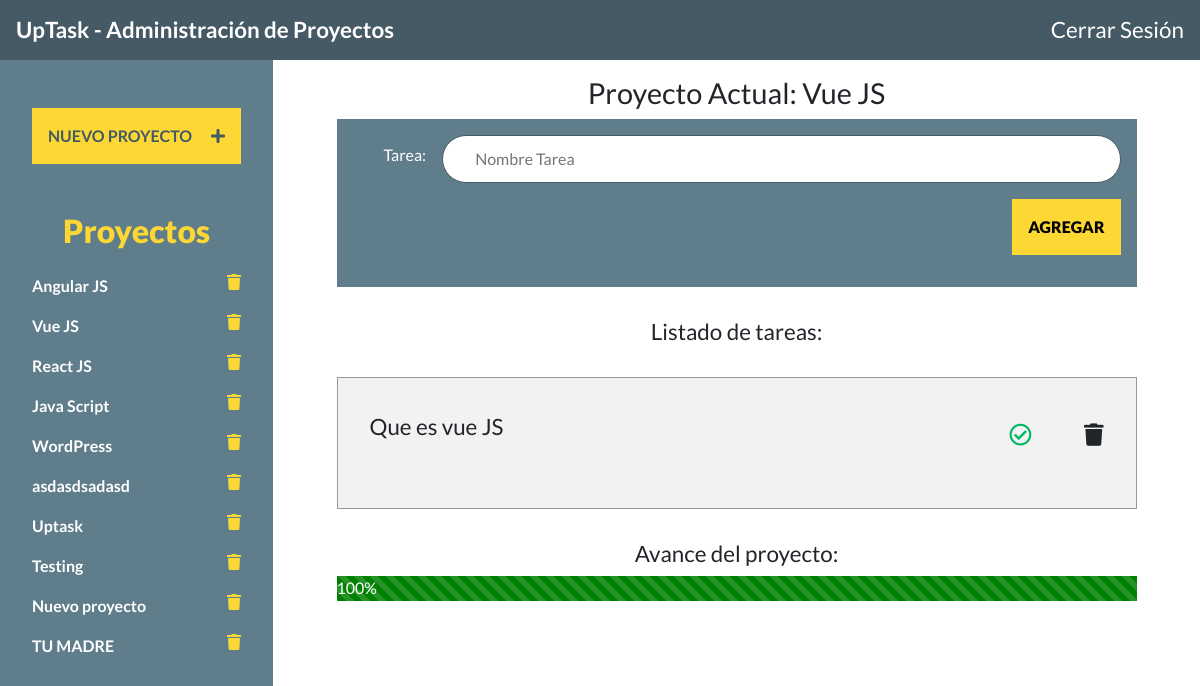
The app's page /index.php?id_proyecto=9 (signed in) with its own data.
### tables this page shows
CREATE TABLE `proyectos` (
  `id` int(11) NOT NULL,
  `nombre` varchar(100) NOT NULL
);

CREATE TABLE `tareas` (
  `id` int(11) NOT NULL,
  `nombre` varchar(100) NOT NULL,
  `estado` int(1) NOT NULL DEFAULT 0,
  `id_proyecto` int(11) NOT NULL
);

### inc/funciones/funciones.php (called while the page is built, shortened)
<?php
function obtenerProyectos()
{
    include 'conexion.php';
    try {
        return $conn->query("SELECT id, nombre FROM proyectos");
    } catch (Exception $e) {
        echo "Error!: " . $e->getMessage();
        return false;
    }
}
function obtenerNombreProyecto($id = null)
{
    include 'conexion.php';
    try {
        return $conn->query("SELECT nombre FROM proyectos WHERE id = {$id}");
    } catch (Exception $e) {
        echo "Error!: " . $e->getMessage();
        return false;
    }
}
function obtenerTareasProyecto($id = null)
{
    include 'conexion.php';
    try {
        return $conn->query("SELECT id, nombre, estado FROM tareas WHERE id_proyecto = {$id}");
    } catch (Exception $e) {
        echo "Error!: " . $e->getMessage();
        return false;
    }
}

### index.php (the view, shortened to what this page needs)
<?php
include 'inc/templates/header.php';
include 'inc/templates/barra.php';
$id_proyecto = null;
if (isset($_GET['id_proyecto'])) {
    $id_proyecto = $_GET['id_proyecto'];
}
?>
<div class="contenedor">
    <?php include 'inc/templates/sidebar.php'; ?>
    <main class="contenido-principal ocultar">
        <?php $proyecto = obtenerNombreProyecto($id_proyecto);
        if ($proyecto) : ?>
            <h1>Proyecto Actual:
                <?php foreach ($proyecto as $nombre) : ?>
                    <span><?php echo $nombre['nombre']; ?></span>
                <?php endforeach; ?>
            </h1>
            <form action="#" class="agregar-tarea">
                <div class="campo">
                    <label for="tarea">Tarea:</label>
                    <input type="text" placeholder="Nombre Tarea" class="nombre-tarea">
                </div>
                <div class="campo enviar">
                    <input type="submit" class="boton nueva-tarea" value="Agregar">
                </div>
            </form>
        <?php
        else :
            echo "<p>Selecciona un Proyecto ala izquierda</p>";
        endif; ?>
        <h2>Listado de tareas:</h2>
        <div class="listado-pendientes">
            <ul>
                <?php
                $tareas = obtenerTareasProyecto($id_proyecto);
                if ($tareas->num_rows > 0) {
                    foreach ($tareas as $tarea) : ?>
                        <li id="tarea:<?php echo $tarea['id'] ?>" class="tarea">
                            <p><?php echo $tarea['nombre'] ?></p>
                            <div class="acciones">
                                <i class="far fa-check-circle <?php echo $tarea['estado'] === '1' ? 'completo' : '' ?>"></i>
                                <i class="fas fa-trash"></i>
                            </div>
                        </li>
                <?php endforeach;
                } else {
                    echo "<p class ='lista-vacia'>No hay tareas en este proyecto</p>";
                }
                ?>
            </ul>
        </div>
        <div class="avance">
            <h2>Avance del proyecto: </h2>
            <div id="barra-avance" class="barra-avance">
                <div class="porcentaje" id="porcentaje"></div>
            </div>
        </div>
    </main>
</div>
<?php include 'inc/templates/footer.php' ?>

### inc/templates/sidebar.php
<aside class="contenedor-proyectos">
    <div class="panel crear-proyecto">
        <a href="#" class="boton">Nuevo Proyecto <i class="fas fa-plus"></i> </a>
    </div>
    <div class="panel lista-proyectos">
        <h2>Proyectos</h2>
        <ul id="proyectos" class="proyectos">
            <?php
            $proyectos = obtenerProyectos();
            if ($proyectos) {
                foreach ($proyectos as $proyecto) { ?>
                    <li>
                        <a href="index.php?id_proyecto=<?php echo $proyecto['id'] ?>" id="proyecto:<?php echo $proyecto['id'] ?>">
                            <?php echo $proyecto['nombre'] ?>
                            <i class="fas fa-trash"></i>
                        </a>
                    </li>
            <?php  }
            }
            ?>
        </ul>
    </div>
</aside>

### css/style.css (style rules this page uses)
html { box-sizing: border-box; }
*, *:before, *:after { box-sizing: inherit; }
body { font-family: 'Lato', sans-serif; min-height: 100%; }
.campo { display: flex; margin-bottom: 1rem; align-items: center; flex-wrap: wrap; }
.campo label { flex: 1 1 10%; text-align: center; padding-right: .5rem; }
@media (min-width: 768px) { .campo { flex-wrap: nowrap; } }
@media (min-width: 768px) { .campo label { text-align: right; padding-right: 1rem; } }
.campo input[type="text"], .campo input[type="password"] { height: 3rem; border: 0; flex: 2 0 85%; border: 1px solid #455A64; border-radius: 5rem; padding-left: 2rem; }
.enviar { justify-content: center; }
@media (min-width: 768px) { .enviar { justify-content: flex-end; } }
.boton { background-color: #FDD835; text-align: center; transition: background-color .5s ease-in-out; display: block; padding: 1rem; text-transform: uppercase; font-weight: 400; border: none; font-weight: 900; }
body.index { height: 100vh; }
.contenedor-proyectos { background-color: #607D8B; padding-top: 1rem; }
@media (min-width: 768px) { .contenedor-proyectos { min-height: 100vh; max-width: 300px; } }
.panel { padding: 1rem; margin: 1rem; }
.panel a { color: white; font-weight: bold; text-decoration: none; }
.panel h2 { color: #FDD835; font-weight: 900; text-align: center; font-size: 2rem; margin: 0; }
.crear-proyecto i { margin-left: 1rem; }
.crear-proyecto a { color: #455A64; }
.lista-proyectos ul { list-style: none; padding: 1.5rem 0 0 0; margin: 0; }
.lista-proyectos ul li { margin-bottom: 1rem; }
.lista-proyectos ul li a { display: flex; justify-content: space-between; }
.lista-proyectos ul li a i { color: #FDD835; }
.contenedor { display: flex; flex-flow: column; }
@media (min-width: 768px) { .contenedor { height: calc( 100% - 60px); } }
@media (min-width: 768px) { .contenedor { flex-flow: row; } }
.contenido-principal { flex: 3 1 70%; padding: 1rem; overflow: hidden; order: 2; }
.contenido-principal h1, .contenido-principal h2 { text-align: center; }
.contenido-principal h1 { font-size: 1.8rem; }
.contenido-principal h2 { font-size: 1.4rem; margin-top: 2rem; }
.contenido-principal h1 span { font-weight: 400; }
.agregar-tarea { max-width: 800px; width: 90%; background-color: #607D8B; margin: 0 auto; padding: 1rem; color: white; transition: background-color .5s ease-in-out; }
.agregar-tarea .campo { justify-content: flex-end; }
.listado-pendientes { background-color: #F2F2F2; max-width: 800px; width: 90%; margin: 2rem auto 0 auto; padding: 2rem; border: 1px solid #999; flex: 1 6 30%; order: 1; }
.listado-pendientes ul { padding: 0; list-style: none; }
.listado-pendientes ul li { display: flex; align-items: center; justify-content: space-between; font-size: 1.2rem; border-bottom: 1px solid #d1d1d1; }
@media (min-width: 768px) { .listado-pendientes ul li { font-size: 1.4rem; } }
.listado-pendientes ul li:last-of-type { border-bottom: none; }
.listado-pendientes ul li i { cursor: pointer; }
.acciones i:last-child { margin-left: 1rem; }
@media (min-width: 480px) { .acciones i:last-child { margin-left: 3rem; } }
.completo { color: #00B762; }
.barra-avance { height: 25px; width: 90%; margin: 0 auto; max-width: 800px; background-color: #f2f2f2; }
.porcentaje { height: 100%; background-color: green; background-image: linear-gradient(45deg, rgba(255, 255, 255, .15) 25%, transparent 25%, transparent 50%, rgba(255, 255, 255, .15) 50%, rgba(255, 255, 255, .15) 75%, transparent 75%, transparent); background-size: 1rem 1rem; transition: width .5s ease; display: flex; margin-bottom: 1rem; align-items: center; color: white; }

### records on screen
proyectos: nombre "Angular JS"
proyectos: nombre "Vue JS"
proyectos: nombre "React JS"
proyectos: nombre "Java Script"
proyectos: nombre "WordPress"
proyectos: nombre "asdasdsadasd"
proyectos: nombre "Uptask"
proyectos: nombre "Testing"
proyectos: nombre "Nuevo proyecto"
proyectos: nombre "TU MADRE"
tareas: nombre "Que es vue JS", estado 1 (drawn)
